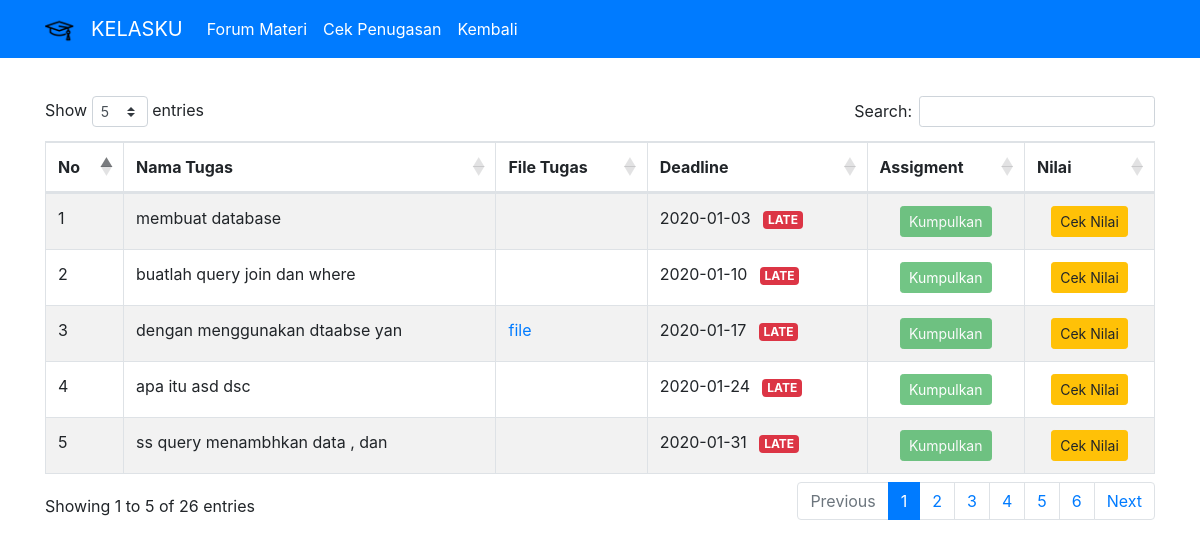
/kelas/kelas_mahasiswa/cekTugas.php?id_kelas=2 (signed in), run on the app's committed database.
### tables this page shows
CREATE TABLE `tugas` (
  `idtugas` bigint(30) NOT NULL AUTO_INCREMENT,
  `id_kelas` bigint(20) NOT NULL,
  `uraian_tugas` varchar(30) DEFAULT NULL,
  `file_tugas` tinytext DEFAULT NULL,
  `waktu_upload` date DEFAULT NULL,
  `batas_akhir` date DEFAULT NULL,
  PRIMARY KEY (`idtugas`),
  KEY `id_kelas` (`id_kelas`),
  CONSTRAINT `tugas_ibfk_1` FOREIGN KEY (`id_kelas`) REFERENCES `kelas` (`id_kelas`)
);

### kelas/kelas_mahasiswa/cekTugas.php (the view, shortened to what this page needs)
<?php
include 'konek.php';
$idmhs = $_SESSION['id_mahasiswa'];
$idkel = $_GET['id_kelas'];
?>
<!DOCTYPE html>
<html lang="en">
<head>
    <link rel="stylesheet" href="https://stackpath.bootstrapcdn.com/bootstrap/4.4.1/css/bootstrap.min.css">
    <link rel="stylesheet" href="https://cdn.datatables.net/1.10.22/css/dataTables.bootstrap4.min.css">
</head>
<body class="container">
    <?php
    include 'tnav_rincian.php';
    ?>
    <div class="mt-5">
        <table id="tabelanu" class="table table-striped table-bordered" style="width:100%;">
            <thead>
                <tr>
                    <th>No</th>
                    <th>Nama Tugas</th>
                    <th>File Tugas</th>
                    <th>Deadline</th>
                    <th>Assigment</th>
                    <th>Nilai</th>
                </tr>
            </thead>
            <tbody>
                <?php
                $no = 1;
                $queryTugas = mysqli_query($konek, "SELECT * FROM tugas a JOIN kelas_mahasiswa b
                                                    ON a.id_kelas=b.id_kelas
                                                    WHERE b.id_mhs=$idmhs AND a.id_kelas=$idkel");
                while ($dataTugas = mysqli_fetch_assoc($queryTugas)) {
                ?>
                    <tr>
                        <td><?= $no++; ?></td>
                        <td><?= $dataTugas['uraian_tugas']; ?></td>
                        <td><a href="download.php?file=<?= $dataTugas['file_tugas']; ?>"><?= $dataTugas['file_tugas']; ?></a></td>
                        <?php
                        $tgl_now = date("Y-m-d");
                        $tgl_exp = $dataTugas['batas_akhir'];
                        ?>
                        <td><?= $dataTugas['batas_akhir']; ?>
                            <?php
                            if ($tgl_now >= $tgl_exp) {
                                echo '<span class="badge badge-danger ml-2">LATE</span>';
                            ?>
                        </td>
                        <td align="center">
                            <button type="button" class="btn btn-success btn-sm" data-toggle="modal" data-target="#kumpulModal" disabled>Kumpulkan</button>
                        <?php } else { ?>
                        <td align="center"><a href="#" class="btn btn-success btn-sm" data-toggle="modal" data-target="#kumpulModal<?= $dataTugas['idtugas']; ?>">Kumpulkan</a>
                        <?php   } ?>
                        </td>
                        <td align="center"><button type="button" class="btn btn-warning btn-sm" data-toggle="modal" data-target="#ceknilaiModal<?= $dataTugas['idtugas']; ?>">Cek Nilai</button></td>
                    </tr>
                <?php } ?>
            </tbody>
        </table>
    </div>
</body>
</html>

### data on the page
tugas: uraian_tugas "membuat database", batas_akhir "2020-01-03", shows "LATE"
tugas: uraian_tugas "buatlah query join dan where", batas_akhir "2020-01-10", shows "LATE"
tugas: uraian_tugas "dengan menggunakan dtaabse yan", file_tugas "file", batas_akhir "2020-01-17", shows "LATE"
tugas: uraian_tugas "apa itu asd dsc", batas_akhir "2020-01-24", shows "LATE"
tugas: uraian_tugas "ss query menambhkan data , dan", batas_akhir "2020-01-31", shows "LATE"
